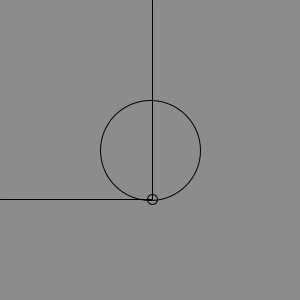
Frame 1 (no input)
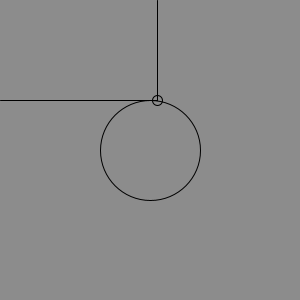
Frame 60 (the mouse pressed at the canvas centre just before this capture)
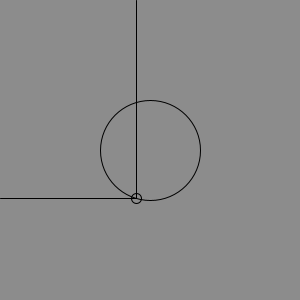
Frame 120 (the mouse held since frame 60 and released just before this capture)

The Processing sketch that drew these frames (run headless with seeded random() and noise(); from frame 60 on, the mouse is pressed at the canvas centre):

// Processing sketch: mathSin
// ── mathSin.pde


void setup() {
  size(300,300);
  noFill();
}
void draw() {
 background(140);
 int centerX = 150;
 int centerY = 150;
 int diameter = 100;
 ellipse(centerX,centerY,diameter,diameter);
 
 // this is just an example of how we calculate with variables
 // frameCount gives us the current frame, sin() calculates the sinus
 // of the value, interpreting framecount as an angle
 // to make the change in the sinus value from frame to frame smaller,
 // (i.e. the rotation slower) we divide frameCount first by an arbitrary float value
 // our x and y center of the small circle starts from the circle's center, 
 // then multiplies the sin and cos values (between 0 and 1) with the radius of the ellipsis
 float x = centerX + diameter/2*sin(frameCount/20.0);
 float y = centerY + diameter/2*cos(frameCount/20.0);
 
 line(x,0,x,y);
 line(0,y,x,y);
 ellipse(x,y,10,10);
}
